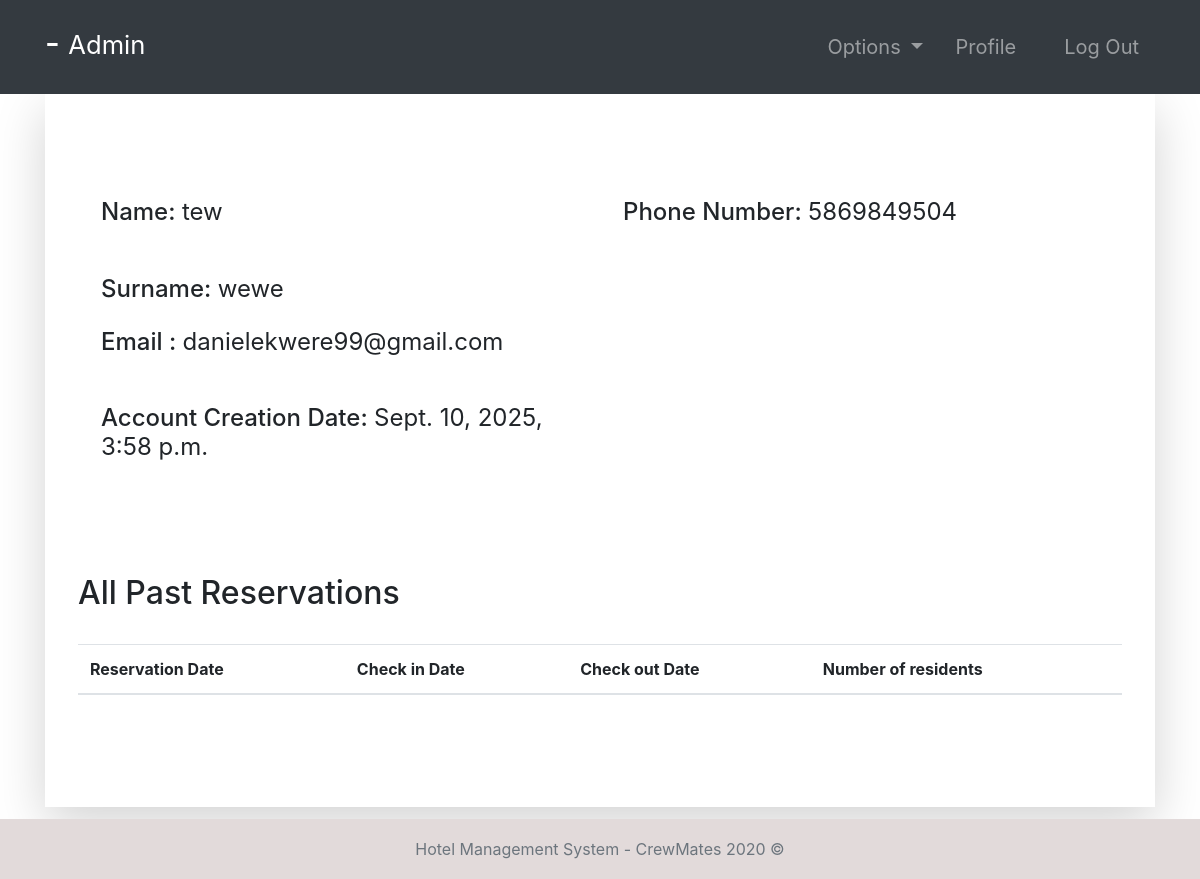
/guest-profile/5 (signed in), run on the app's committed database.
### accounts/models.py (models this page shows, shortened)
class Guest(models.Model):
    user = models.OneToOneField(User, null=True, on_delete=models.CASCADE)
    phoneNumber = PhoneNumberField(unique=True)

### accounts/views.py (the view, shortened to what this page needs)
# urls.py: path('guest-profile/<str:pk>', guest_profile, name="guest-profile"),
@login_required(login_url='login')
def guest_profile(request, pk):
    tempUser = User.objects.get(id=pk)
    guest = Guest.objects.get(user=tempUser)
    role = str(request.user.groups.all()[0])
    path = role + "/"
    eventAttendees = EventAttendees.objects.filter(guest=guest)
    bookings = Booking.objects.filter(guest=guest)
    context = {
        "role": role,
        "guest": guest,
        "eventAttendees": eventAttendees,
        "bookings": bookings
    }
    return render(request, path + "guest-profile.html", context)

### Templates/admin/guest-profile.html
{% extends '../index.html' %}
{% block context %}
{% include '../common_pages/guest-profile.html' %}
{% endblock %}

### Templates/incs/nav.html (shortened to what this page needs)
<nav class="navbar navbar-dark bg-dark navbar-expand-lg py-3 " role="navigation">
    <div class="container">
        <a href="" class="navbar-brand">
            <h2 class="text-capitalize">
                {{ request.user.first_name }} {{ request.user.last_name }} -
                <small>
                    {{ role }}
                </small>
            </h2>
        </a>
        <div class="collapse navbar-collapse" id="navbarTags">
            <ul class="navbar-nav ml-auto">
                <li class="nav-item dropdown p-2">
                    <a class="nav-link dropdown-toggle" href="#" id="navbarDropdown" role="button"
                        data-toggle="dropdown" aria-haspopup="true" aria-expanded="false">
                        Options
                    </a>
                </li>
                <li class="nav-item mr-3 p-2">
                    {% if role == 'staff' or role == 'receptionist' or role == 'admin' or role == 'manager' %}
                    <a href="{% url 'employee-profile' user.id %}" class="nav-link">Profile</a>
                    {% endif %}
                </li>
                <li class="nav-item p-2 ">
                    <a href="{% url 'logout' %}" class="nav-link">Log Out</a>
                </li>
            </ul>
        </div>
    </div>
</nav>

### Templates/common_pages/guest-profile.html (shortened to what this page needs)
<div class="container">
    <div class="shadow-lg p-5">
        <div class="row mt-5">
            <div class="col-6">
                <form action="" method="POST">
                    <div class="p-2 h4">
                        <span>Name:</span>
                        {% if guest.user.id != request.user.id %}
                        <span class="font-weight-normal">{{guest.user.first_name}} </span>
                        {% else %}
                        <input type="text" class="form-control border border-secondary" id="id_first_name"
                            value="{{guest.user.first_name}}" name="first_name">
                        {% endif %}
                    </div>
                    <br>
                    <div class="p-2 h4">
                        <span>Surname:</span>
                        {% if guest.user.id != request.user.id %}
                        <span class="font-weight-normal"> {{guest.user.last_name}}</span>
                        {% else %}
                        <input type="text" class="form-control border border-secondary" id="id_last_name"
                            value="{{guest.user.last_name}}" name="last_name">
                        {% endif %}
                    </div>
                    <div class="p-2 h4">
                        <span>Email :</span>
                        <span class="font-weight-normal">{{guest.user.email}}</span>
                    </div>
                    <br>
                    <div class="p-2 h4">
                        <span>Account Creation Date:</span>
                        <span class="font-weight-normal">{{guest.user.date_joined}}</span>
                    </div>
            </div>
            <div class="col-6">
                <div class="p-2 h4">
                    <span>Phone Number: </span>
                    {% if guest.user.id != request.user.id %}
                    <span class="font-weight-normal">{{guest.phoneNumber}}</span>
                    {% else %}
                    <input type="text" class="form-control border border-secondary" id="id_phoneNumber"
                        value="{{guest.phoneNumber}}" name="phoneNumber">
                    {% endif %}
                </div>
                <br>
            </div>
        </div>
        <br>
        <br>
        <div class="row">
            <div class="table-responsive table-striped my-5">
                <div class="table-header row">
                    <div class="col-sm-12 col-md-12 col-lg-4 mb-4">
                        <h2>All Past Reservations</h2>
                    </div>
                </div>
                <table class="table table-hover">
                    <thead>
                        <tr>
                            <th>Reservation Date</th>
                            <th>Check in Date</th>
                            <th>Check out Date</th>
                            <th>Number of residents</th>
                        </tr>
                    </thead>
                </table>
            </div>
        </div>
    </div>
</div>

### static/css/main.css (style rules this page uses)
* { margin: 0; padding: 0; -webkit-font-smoothing: antialiased; }
body { position: relative; }
nav .nav-item { font-size: 20px; }

### data on the page
Guest: user.first_name "tew", user.last_name "wewe", user.email "danielekwere99@gmail.com", user.date_joined "Sept. 10, 2025, 3:58 p.m.", phoneNumber "5869849504"

### other printed values
{{ role }} "Admin"
